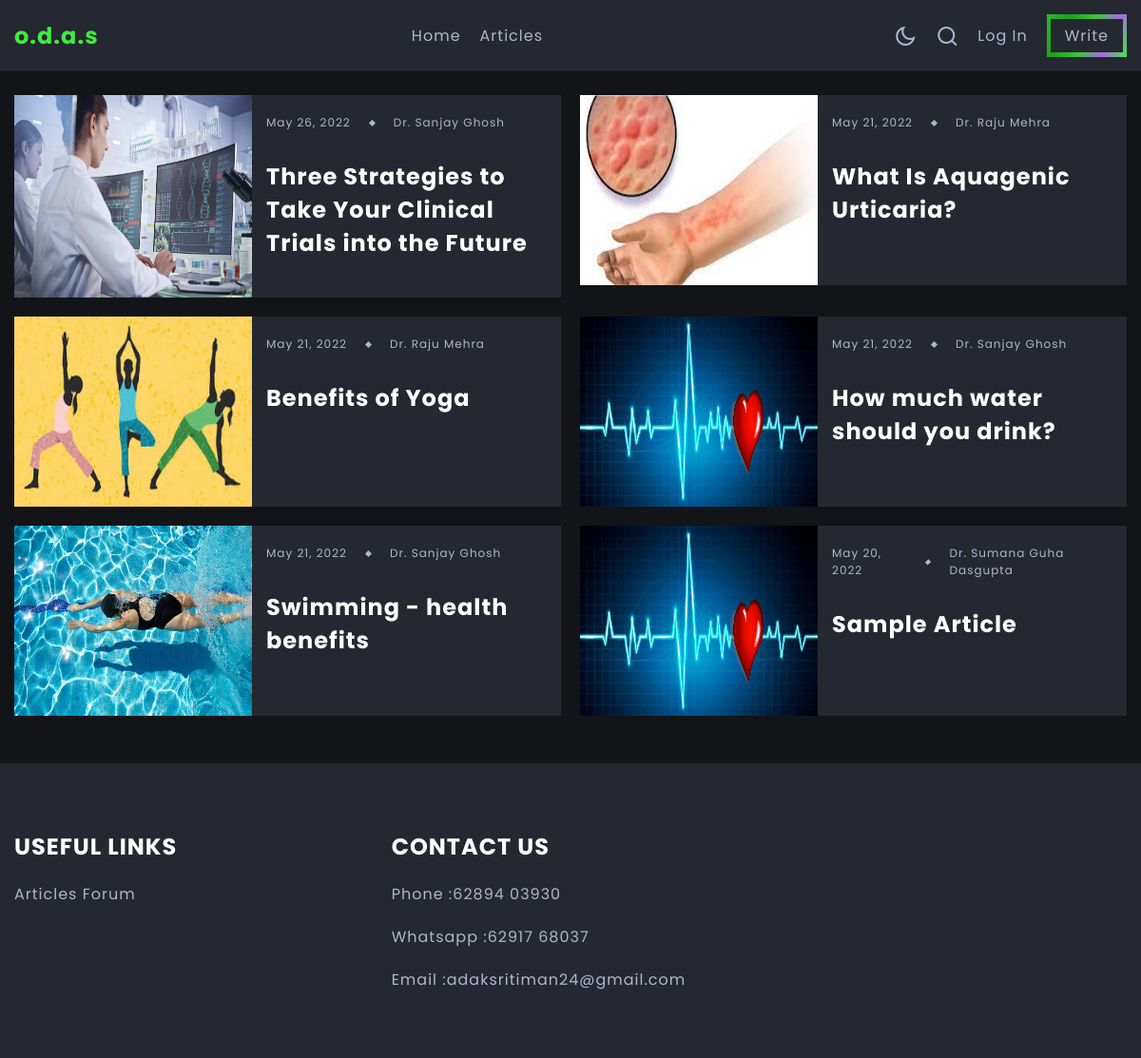
The page /articles/results/ on the database its author committed.
### article/models.py (models this page shows, shortened)
class Article(models.Model):
    author = models.ForeignKey(Doctor, on_delete=models.CASCADE)
    title=models.CharField(max_length=100)
    upload_date=models.DateField(auto_now_add=True)
    image = models.ImageField(upload_to='blogs/%Y/%m/%d/', default='heart.jpg')
    blog=models.TextField(max_length=6500)

### article/views.py (the view)
# urls.py: path('results/', views.results, name='results'),
def results(request):
    articles_list=Article.objects.order_by("-upload_date")
    return render(request, 'article/results.html', {'articles':articles_list})

### article/templates/article/results.html (shortened to what this page needs)
{% extends 'article/base1.html' %}
{% load static %}
{% block content %}
<section class="result-posts section section-header-offset">
    <div class="container">
        <div class="results-grid-wrapper d-grid">
            {% for article in articles %}
                <a href="{% url 'read_article' article.id %}" class="article d-grid">
                    <div class="results-image-wrapper">
                        <img src="{{article.image.url}}" alt="Couldn\'t load image">
                    </div>
                    <div class="article-data-container">
                        <div class="article-data">
                            <span>{{article.upload_date}}</span>
                            <span class="article-data-spacer"></span>
                            <span>Dr. {{article.author.first_name}} {{article.author.last_name}}</span>
                        </div>
                        <h3 class="title article-title">{{article.title}}</h3>
                    </div>
                </a>
            {% endfor %}
        </div>
    </div>
</section>
{% endblock content %}

### article/static/article/css/main.css (style rules this page uses)
:root { --light-color: #fff; --light-color-alt: #afb6cd; --dark-color: #131417; --dark-color-alt: #252830; --hover-color: rgb(64, 236, 64); --hover-color-alt: #fff; --transparent-light-color:rgba(255,255,255,0.05); --transparent-dark-color:rgba(0,0,0,0.75); --gradient-color: linear-gradient(115deg, rgb(40, 185, 40), rgb(28, 161, 28), rgb(56, 200, 56), #a767e5, var(--hover-color)); --font-family:'Poppins',sans-serif; --font-size-xsm:1.2rem; --font-size-sm:1.6rem; --font-size-md:2.4rem; --font-size-lg:3rem; --font-size-xl:4rem; --gap:2rem; --margin-sm:2rem; --margin-md:3rem; --item-min-height-sm:20rem; --item-min-height-md:30rem; }
* { margin: 0; padding: 0; box-sizing: border-box; }
html { font-size: 62.5%; }
body { font-family: var(--font-family); font-size: var(--font-size-sm); color: var(--light-color-alt); background-color: var(--dark-color); letter-spacing: 1px; transition: background-color .25s, color .25s; }
a { text-decoration: none; color: inherit; height: fit-content; }
img { max-width: 100%; display: block; }
.container { max-width: 160rem; margin: 0 auto; padding: 0 1.5rem; }
.d-grid { display: grid; }
.section { padding-block: 5rem; }
.section-header-offset { margin-top: 5rem; }
.article-data-spacer { width: 0.5rem; height: 0.5rem; background-color: var(--light-color-alt); transform: rotate(45deg); }
.article-data { display: flex; align-items: center; gap: var(--gap); font-size: var(--font-size-xsm); margin-bottom: 1rem; }
.title { padding-top: 2rem; color: var(--light-color); }
.article { position: relative; min-height: var(--item-min-height-md); }
.article-data-container { position: absolute; bottom: 0; left: 0; padding: 2rem 1.5rem; background-color: var(--transparent-dark-color); z-index: 10; width: 100%; transition: background-color 0.5s; }
.article-title { font-size: var(--font-size-md); }
.results-grid-wrapper { gap: var(--gap); }
.results-image-wrapper, .result-posts .article { min-height: var(--item-min-height-sm); }
.result-posts .article { background-color: var(--dark-color-alt); }
.results-image-wrapper { position: relative; }
.results-image-wrapper img { position: absolute; height: 100%; width: 100%; }
.results-grid-wrapper .article-data-container { position: static; background-color: transparent; }
.results-grid-wrapper .article-title { margin-bottom: var(--margin-sm); }
@media screen and (min-width:768px) { .result-posts .article { grid-template-columns: 25rem 1fr; } }
@media screen and (min-width:768px) { .results-image-wrapper { height: auto; } }
@media screen and (min-width:1024px) { .results-grid-wrapper { grid-template-columns: repeat(2,1fr); } }

### rows shown on the page
Article: image (picture), upload_date "May 26, 2022", author.first_name "Sanjay", author.last_name "Ghosh", title "Three Strategies to Take Your Clinical Trials into the Future"
Article: image (picture), upload_date "May 21, 2022", author.first_name "Raju", author.last_name "Mehra", title "What Is Aquagenic Urticaria?"
Article: image (picture), upload_date "May 21, 2022", author.first_name "Raju", author.last_name "Mehra", title "Benefits of Yoga"
Article: image (picture), upload_date "May 21, 2022", author.first_name "Sanjay", author.last_name "Ghosh", title "How much water should you drink?"
Article: image (picture), upload_date "May 21, 2022", author.first_name "Sanjay", author.last_name "Ghosh", title "Swimming - health benefits"
Article: image (picture), upload_date "May 20, 2022", author.first_name "Sumana", author.last_name "Guha Dasgupta", title "Sample Article"
